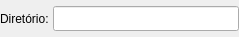
<?xml version="1.0" encoding="UTF-8"?>
<ui version="4.0">
 <class>EspacoTabelaWidget</class>
 <widget class="QWidget" name="EspacoTabelaWidget">
  <property name="geometry">
   <rect>
    <x>0</x>
    <y>0</y>
    <width>239</width>
    <height>37</height>
   </rect>
  </property>
  <property name="minimumSize">
   <size>
    <width>0</width>
    <height>0</height>
   </size>
  </property>
  <property name="windowTitle">
   <string>Form</string>
  </property>
  <layout class="QGridLayout" name="espacotabela_grid">
   <property name="margin">
    <number>0</number>
   </property>
   <property name="spacing">
    <number>4</number>
   </property>
   <item row="0" column="0">
    <widget class="QLabel" name="dono_lbl">
     <property name="text">
      <string>Diretório:</string>
     </property>
    </widget>
   </item>
   <item row="0" column="1">
    <widget class="QLineEdit" name="diretorio_edt">
     <property name="minimumSize">
      <size>
       <width>0</width>
       <height>25</height>
      </size>
     </property>
     <property name="font">
      <font>
       <italic>false</italic>
      </font>
     </property>
     <property name="inputMethodHints">
      <set>Qt::ImhNone</set>
     </property>
     <property name="readOnly">
      <bool>false</bool>
     </property>
    </widget>
   </item>
  </layout>
 </widget>
 <resources/>
 <connections/>
</ui>
